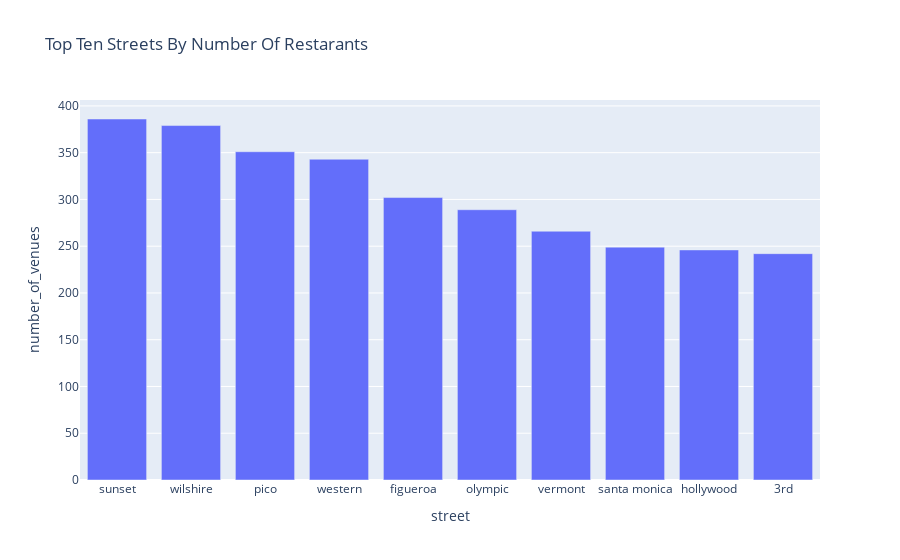

The notebook cell saved with this chart:
### Markdown cell above
<a id="top_ten"></a>

### Code cell
res_street=dff.groupby('clean_street_tag', as_index=False).agg({'id': ['count'], 'seats': ['mean']}).round()
res_street.columns=['street','number_of_venues','mean_number_of_seats']
top_10=res_street.sort_values(by='number_of_venues', ascending=False).head(10)
display(top_10.head(10))

fig = px.bar(top_10, x='street', y='number_of_venues', title='Top Ten Streets By Number Of Restarants')
fig.show()

### Figure 1 — Plotly figure (JSON) as saved in the notebook; plotly's stock layout.template omitted (floating-point values rounded to 4 significant figures)
{"data": [{"alignmentgroup": "True", "hovertemplate": "street=%{x}<br>number_of_venues=%{y}<extra></extra>", "legendgroup": "", "marker": {"color": "#636efa", "pattern": {"shape": ""}}, "name": "", "offsetgroup": "", "orientation": "v", "showlegend": false, "textposition": "auto", "type": "bar", "x": ["sunset", "wilshire", "pico", "western", "figueroa", "olympic", "vermont", "santa monica", "hollywood", "3rd"], "xaxis": "x", "y": [386, 379, 351, 343, 302, 289, 266, 249, 246, 242], "yaxis": "y"}], "layout": {"barmode": "relative", "legend": {"tracegroupgap": 0}, "title": {"text": "Top Ten Streets By Number Of Restarants"}, "xaxis": {"anchor": "y", "domain": [0, 1], "title": {"text": "street"}}, "yaxis": {"anchor": "x", "domain": [0, 1], "title": {"text": "number_of_venues"}}}}
